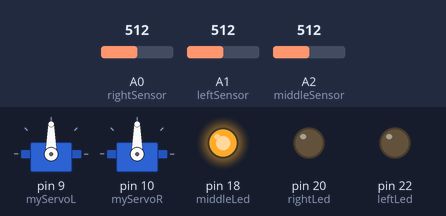
A sketch run on a simulated Arduino Mega 2560, built with avr-gcc and run on an emulated ATmega2560. Parts: 2 × servo, output pins drawn as LEDs (lit = HIGH). Inputs (shaded band) come from the test bench; at power-on: A2 (middleSensor) = 512, A0 (rightSensor) = 512, A1 (leftSensor) = 512. Random numbers use the default seed unless the sketch sets one.

Above: at 1.8 s.
1.9 s: A2 (middleSensor) set to 602
3.4 s: A2 (middleSensor) set to 630
At 3.8 s:
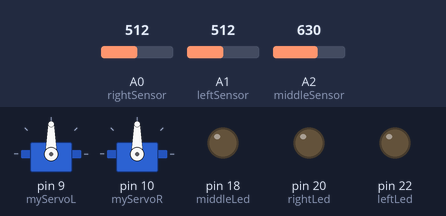
6.4 s: A2 (middleSensor) set to 937
7.9 s: A2 (middleSensor) set to 961
At 8.4 s:
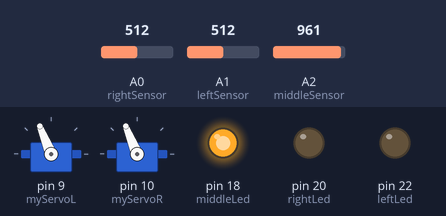
10.9 s: A2 (middleSensor) set to 900
At 12.7 s:
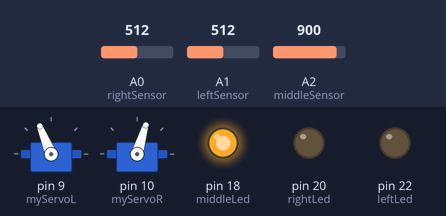
13.2 s: A2 (middleSensor) set to 1023
At 15.1 s:
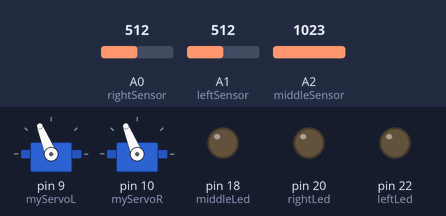
Timing chart, 0 to 17.2 s (numbered marks = the images above; inputs shaded):
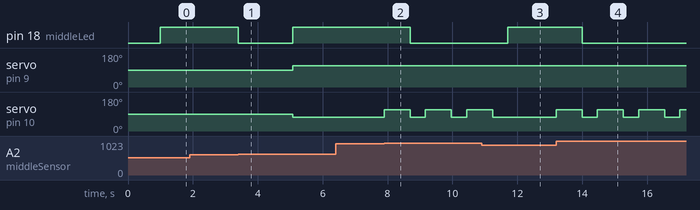

The sketch:

NanoByte.ino
```cpp
#include <Servo.h>

#define bool unsigned char
#define VELOCITY .01755  //.0169
#define TRAVELING_CONSTANT .015
#define WALL_APPROACHING 78
#define LEFTWALLMISSING 215 //170
#define LEFTWALLRETURNS 295

#define RIGHTWALLMISSING 185 //150
#define TURN_DELAY 416
#define LEFT_TIMER 850
#define LEFT_TIMER_WITHOUT_WALL 680
#define RIGHT_TIMER 850
#define RIGHT_TIMER_WITHOUT_WALL 691
#define IN_FRONT_OF_WALL 950

int defaultErrorM = 0;

int currentMillis = 0;

int randNumber = 0;

int voidThisTravel = 0;
int voidTime = 0;

int turnsInOneSecond = 0;
int leftTurnClock = 0;

int leftLed = 22;
int middleLed = 18;
int rightLed = 20;

bool disabled = 0;
int disabledTimer = 0;

const int middleSensor = A2;
const int leftSensor = A1;
const int rightSensor = A0;

int incoming = 0;

int function = 0;
double totalError = 0;

double errorL = 0;
double prevErrorL = 0;
int noLeftWallApproaching = 0;
int preparingToTurnLeft = 0;
int leftWallApproaching = 0;
int leftClock = 0;

double errorR = 0;
double prevErrorR = 0;
int noRightWallApproaching = 0;
int preparingToTurnRight = 0;
int rightTimer = 0;
int rightWallApproaching = 0;
int rightClock = 0;

long int errorM = 0;
long int prevErrorM = 0;
int frontWallApproaching = 0;
int waitingForStop = 0;
int waitForStop = 0;

const double Kp = .45;
unsigned int counter = 0;

double skewL = 0;
double skewR = 0;
double skewM = 0;
const int maxSpeedL = 1700;
const int maxSpeedR = 1300;
unsigned char debugMode = 0;

Servo myServoL;
Servo myServoR;

int time = 0;
bool isTraveling = 1;
int timeToTravel = 0;

/* setup: Assign peripherals, calibrate, and move forward */
void setup(void)
{

  delay(1000);                                                                          //short delay from boot
  pinMode(leftLed, OUTPUT); pinMode(middleLed, OUTPUT); pinMode(rightLed, OUTPUT);      //Initializing LEDS Outputs

  //Serial1.begin(9600);

  myServoL.attach(9); myServoR.attach(10);//stopServo();          //Initialize//  CHECK IF THIS WORKS

  standBy();                                                      //Halt, Ready for calibration upon grant from owner
  calibrate();
  forward();                                                      //Initiate motor rotation
}

/* fingerWave: Returns True if detected finger wave */
int fingerWave()
{
  if(readErrorM() > defaultErrorM + 100)
   return 1;
  else
    return 0;
}

/* standBy: Holds READY LED and waits for user */
void standBy()
{
  digitalWrite(middleLed, HIGH);
  defaultErrorM = readErrorM();
  while(!fingerWave()) {}
  digitalWrite(middleLed, LOW);
  delay(500);
}

/* lightShow: Controls debbugging lights */
void lightShow() {

  // waitforStop, prepringToTurnLeft, preparingToTurnRight are all booleans that get switched on once
  // the appropriate signal is appoved.
  // The signals preparingToTurnLeft and preparingToTurn on hold true if there are no walls in their
  // appropriate direction
  // waitForStop, holds true once a wall confirmed is ahead

  digitalWrite(middleLed, (waitForStop) ? (HIGH) : (LOW));
  digitalWrite(leftLed, (preparingToTurnLeft) ? (HIGH) : (LOW));
  digitalWrite(rightLed, (preparingToTurnRight) ? (HIGH) : (LOW));
}

/* sets boolean waitForStop to true if it confirms there is a wall approaching
The wall approaching is manially set to a distance about 8.5/10 of a cell from the wall.
Confirmation is reached once the value is below the calibration setting a number of
n times */
void readFrontSensorForWall(int n){
  errorM = readErrorM();
  if(!waitForStop  && !disabled){                    // if its not already going to continue straight AND its NOT disabled. (meaning disabled = 0)
    if(errorM >= WALL_APPROACHING)
      ++frontWallApproaching;
    else
      frontWallApproaching = 0;
    if(frontWallApproaching >= n) {
      waitForStop = 1;
      frontWallApproaching = 0;
    }
  }
  else if(waitForStop && errorM <= WALL_APPROACHING)
    waitForStop = 0;
}

/* sets boolean readLeftSensorForWall to true if it confirms there is no wall on the left side
The wall approaching value is set manually with careful debugging.
Confirmation is reached once the value is below the calibration setting a number of
n times */
void readLeftSensorForWall(int n){                  // Overall, Checks if Left sensor detects a wall or not and raises or drops flag
  errorL = readErrorL();
  if(!preparingToTurnLeft && !disabled){            // if its not already going to turn left AND its NOT disabled. (meaning disabled = 0)
    if(errorL <= LEFTWALLMISSING) {                 // There was a sudden Drop. Increment counter for Left Flag
      ++noLeftWallApproaching;
    }
    else {
      noLeftWallApproaching = 0;                    // Reset Counter
    }
   if(noLeftWallApproaching >= n) {                // Confirmed there is a Missing Left Wall Approaching
     preparingToTurnLeft = 1;                       // Raise Left Flag
     leftClock = millis();
     noLeftWallApproaching = 0;                     // Reset Counter
    }
  }
  else{                                             // It is Preparing to turn Left, So we will check it has passed the wall to end it
    if(!waitForStop && errorL > LEFTWALLMISSING + 100)    // theres no wall in front and there is a wall on the left
      ++leftWallApproaching;
    else
        leftWallApproaching = 0;
    if(leftWallApproaching >= 5)                    // confirmation step - confirming there is a wall on the left side
    {
      preparingToTurnLeft = 0;                      // turn flag off
      leftWallApproaching = 0;                      // reseting the counter
    }
  }
}

/* sets boolean readRightSensorForWall to true if it confirms there is no wall on the right side
The wall approaching value is set manually with careful debugging.
Confirmation is reached once the value is below the calibration setting a number of
n times */
void readRightSensorForWall(int n){                  // Overall, Checks if Right sensor detects a wall or not and raises or drops flag
  errorR = readErrorR();
  if(!preparingToTurnRight && !disabled){            // if its not already going to turn right AND its NOT disabled. (meaning disabled = 0)
    if(errorR <= RIGHTWALLMISSING)                   // There was a sudden Drop. Increment counter for Left Flag
      ++noRightWallApproaching;
    else
      noRightWallApproaching = 0;                    // Reset Counter

    if(noRightWallApproaching >= n){                 // Confirmed there is a Missing Right Wall Approaching
      preparingToTurnRight = 1;                      // Raise Left Flag
      rightClock = millis();
      noRightWallApproaching = 0;                    // Reset Counter
    }

  }
  else{                                              // It is Preparing to turn Right, So we will check it has passed the wall to end it
    if(!waitForStop && errorR > RIGHTWALLMISSING)    // theres no wall in front and there is a wall on the right
      ++rightWallApproaching;
    else
        rightWallApproaching = 0;
    if(rightWallApproaching >= 5)                    // confirmation step - confirming there is a wall on the right side
    {
      preparingToTurnRight = 0;                      // turn flag off
      rightWallApproaching = 0;                      // reseting the counter
    }
  }
}

/* At judgment of a wall with a left and right opening, choose randoly which path to take. */
void randomTurn(){
  randNumber = random(2);
  if(randNumber == 0)
    advanceLeftWithWall();
  else
    advanceRightWithWall();
}

/* Given the boolean left right and middle flags, We will choose whether to turn Left or Right*/
void logic(){
  if(waitForStop){
    if(errorM >= IN_FRONT_OF_WALL) {                        // We are dead in front of a wall
      if(preparingToTurnLeft && preparingToTurnRight)       // Both options are available, choose a random one.
        randomTurn();
      else if(preparingToTurnLeft)                          // Only left is available. Turn immediately
        advanceLeftWithWall();
      else if(preparingToTurnRight)                         // Only right is available. Turn immediately
        advanceRightWithWall();
      else
        advance180Deg();                                    // None are avaiable so turn around

      // Turn off all Flags
      waitForStop = 0;
      preparingToTurnLeft = 0;
      preparingToTurnRight = 0;

      // Disable the left and right sensors for a given time
      disableLeftRight();
    }
  }
  else{                                                       // There is no wall in front but there might be an opening on the left or right side
    if(preparingToTurnLeft && preparingToTurnRight)           // Both are open, forget it lets go straight
    {}
    else if(preparingToTurnLeft)
      prepareForLeftTurnWithoutWall();                        // Left side is open, take it.
//    else if(preparingToTurnRight)                           /// FIXME: Right side not ready yet.
//      prepareForRightTurnWithoutWall();
  }
  enableLeftRight();                                          // After a given time, enable the left and right sensors again
}

/* Disables the left and right sensors */
void disableLeftRight(){
  disabled = 1;
  disabledTimer = millis();
}

/* Enables the left and right sensors */
void enableLeftRight(){
  if(millis() >= disabledTimer + 460)                          //After 460 from when it was disabled, enable it
    disabled = 0;
}

/* Prints Serial information */
void debugging(){
  if(preparingToTurnLeft){
    Serial1.println("L       R       M");
    Serial1.print(errorL);
    Serial1.print("    ");
    Serial1.print(errorR);
    Serial1.print("    ");
    Serial1.println(errorM);
  }
  else{
    counter = (counter + 1) % 1000; //Timer

    if(counter == 0){
      Serial1.println("");
    }
  }
}

void loop()
{
  collectData();                    // PID for center control
  readFrontSensorForWall(6);        // Searching for Wall Approaching
  readLeftSensorForWall(50);        // Searching for blank left Wall, will flag If True //20
  readRightSensorForWall(50);       // Searching for blank right wall, will flag If True //15

  logic();                          // Choose whether to turn left, right, or none
  lightShow();                      // Control Debuggging lights
  debugging();                      // Print Serial Debugging information
}
```

auxillary.ino
```cpp
void stopServo()
{
    myServoL.writeMicroseconds(1500);  // Stopped
    myServoR.writeMicroseconds(1500);  // Stopped
}

void forward(){
    myServoR.writeMicroseconds(maxSpeedR);
    myServoL.writeMicroseconds(maxSpeedL);
}

void reverse(){
    myServoR.writeMicroseconds(maxSpeedL - 100);
    myServoL.writeMicroseconds(maxSpeedR + 100);
}

void accelerate(int delayTime){
    for(int i = 0; i < 200; ++i)
    {
        myServoR.writeMicroseconds(1500 - i);
        myServoL.writeMicroseconds(1500 + i);
        delay(delayTime);
    }
}

void decelerate(int delayTime){
  for(int i = 0; i < 200; ++i)
  {
      myServoR.writeMicroseconds(maxSpeedR + i);
      myServoL.writeMicroseconds(maxSpeedL - i);
      delay(delayTime);
  }
}


void advance180Deg(){
  myServoR.writeMicroseconds(maxSpeedL);
  myServoL.writeMicroseconds(maxSpeedL);
  delay(TURN_DELAY * 2 - 30);
  stopServo();
}

void bumpIt(){
  reverse();
  delay(300);
  stopServo();
  //callCellTimer();
}

void advanceLeft()
{
  stopServo();
  delay(100);
  myServoR.writeMicroseconds(maxSpeedR);
  myServoL.writeMicroseconds(maxSpeedR);
  delay(TURN_DELAY);
  stopServo();
  delay(100);
}


void advanceRight()
{
  stopServo();
  delay(100);
  myServoR.writeMicroseconds(maxSpeedL); ///NEED TO WORK ON THIS
  myServoL.writeMicroseconds(maxSpeedL);
  delay(TURN_DELAY);
  stopServo();
  delay(100);
}

void advanceRightWithWall(){
  advanceRight();
}

void advanceLeftWithWall(){
  advanceLeft();
}

void prepareForLeftTurnWithoutWall(){
  //if(millis() > leftClock + LEFT_TIMER_WITHOUT_WALL){
    if(readErrorL() > LEFTWALLRETURNS){
      delay(100);
      advanceLeft();
      preparingToTurnLeft = 0;
      preparingToTurnRight = 0;
      disableLeftRight();
      forward();
   }
}

void prepareForRightTurnWithoutWall(){
  if(millis() > rightClock + RIGHT_TIMER_WITHOUT_WALL){
      advanceRight();
      preparingToTurnLeft = 0;
      preparingToTurnRight = 0;
      disableLeftRight();
   }
}

void collectData(){
  errorL = readErrorL();
  errorR = readErrorR();
  errorM = readErrorM();

//  counter = (counter + 1) % 10000; //Timer
//
//  if(counter == 0)
//  {
//    Serial1.println("L    R    M");
    //Serial1.println(errorL);
//    Serial1.print("    ");
//    Serial1.print(errorR);
//    Serial1.print("    ");
//    Serial1.println(errorM);
  //}
  if(errorL >= 2300){ //Dragging on Left Side
    totalError = 0;
    function = 4;
  }
  else if(errorR >= 1200){ //Dragging on Right Side
    totalError = 0;
    function = 5;
  }

  else if(!disabled){
    if((errorL <= LEFTWALLMISSING || preparingToTurnLeft) && (errorR <= RIGHTWALLMISSING || preparingToTurnRight)) // Missing Both walls!!! >:/
    {
      totalError = 0;
      function = 'F';
    }
    else if(errorL <= LEFTWALLMISSING || preparingToTurnLeft) // Missing Left Wall, PID Concentrates only on Right Error
    {
      totalError = 500 - errorR;
      function = 2;
    }
    else if(errorR <= RIGHTWALLMISSING || preparingToTurnRight) // Missing Right Wall, PID Concentrates only on Left Error
    {
      totalError = 500 - errorL;
      function = 3;
    }
    else if(errorL > errorR && (errorL-errorR > 7))
    {
      totalError = errorL - errorR;
      function = 0; // Left
    }
    else if(errorR > errorL && (errorR-errorL > 7))
    {
      totalError = errorR - errorL;
      function = 1; // Right
    }
    else
    {
      totalError = 0;
      function = 'F';
    }
  }
  else{
    totalError = 0;
    function = 'F';
  }
  pid(totalError, function);
}

void measureOneSecond(){
  forward();
  if(millis() >= time + 1000)
  {
    time = millis() - time;
    stopServo();
    Serial1.println(time);
    while(1) {}
  }
}

double readErrorL(){
  return analogRead(leftSensor) * skewL;
}

double readErrorR(){
  return analogRead(rightSensor) * skewR;
}

double readErrorM(){
  return analogRead(middleSensor);
}
```

calibrate.ino
```cpp
void calibrate(){
  for(int i = 0; i < 100; ++i)
  {
    errorL += analogRead(leftSensor);
    errorR += analogRead(rightSensor);
    errorM += analogRead(middleSensor);
    Serial1.print(errorL);
    Serial1.print("    ");
    Serial1.print(errorR);
    Serial1.print("    ");
    Serial1.println(errorM);
  }

  errorL /= 100;
  errorR /= 100;
  errorM /= 100;
  Serial1.println("Error: ");
  Serial1.print(errorL);
  Serial1.print("    ");
  Serial1.print(errorR);
  Serial1.print("    ");
  Serial1.println(errorM);

  skewL = 500 / errorL;
  skewR = 500 / errorR;
  skewM = 500 / errorM;

  Serial1.println("Skew: ");
  Serial1.print(skewL);
  Serial1.print("    ");
  Serial1.print(skewR);
  Serial1.print("    ");
  Serial1.println(skewM);

  Serial1.println("Final: ");
  Serial1.print(errorL * skewL);
  Serial1.print("    ");
  Serial1.print(errorR * skewR);
  Serial1.print("    ");
  Serial1.println(errorM * skewM);

  Serial1.println("Calibrating Complete");

  errorL = errorR = errorM = 0;
  delay(1000);
}

void calibrateTurns(){
  advanceLeft();
  stopServo();
  delay(1000);
  advanceLeft();
  stopServo();
  delay(1000);
  advanceLeft();
  stopServo();
  delay(1000);
  advanceLeft();
  stopServo();
  delay(1000);

  while(1) {}
}

void calibrate180Turns(){
  forward();
  delay(1000);
  advanceLeft();
  forward();
  delay(1000);
  advanceLeft();
  forward();
  delay(1000);
  advanceLeft();
  forward();
  delay(1000);
  advanceLeft();
}
```

grid.ino
```cpp
int mainGrid [16][16];
int posY = 15;
int posX = 0;
int facing = 0;
int firstTimeIn = 0;

void gridInit(){
  for(int i = 0; i < 16; ++i)
    for(int j = 0; j < 16; ++j)
      mainGrid[i][j] = '0';

  mainGrid[15][0] = '1'; //Initial Position
  //--posY;
}

void printGrid(){
  for(int i = 0; i < 16; ++i){
    for(int j = 0; j < 16; ++j){
      Serial1.print(mainGrid[i][j] - '0');
      Serial1.print(" ");
    }
    Serial1.println("");
  }
  Serial1.println("");
}

void stopAtCell(int posY, int posX){
  if(mainGrid[posY][posX] == '1'){//  || gridCount >= 12){
    stopServo();
    printGrid();
    while(1) {}
  }
}

void markCell(){
  if(facing == 0 && posY > 0) //Going North
    --posY;
  else if(facing == 1 && posY < 15)//Going South
    ++posY;
  else if(facing == 2 && posX < 15)//Going East
    ++posX;
  else if(facing == 3 && posX > 0)//Going West
    --posX;
  mainGrid[posY][posX] = '1';
}

void travelDistance(unsigned char centimeters){
  if(isTraveling){
    if(millis() >= time + timeToTravel)
    {
      isTraveling = 0;
      stopServo();
      while(1) {}
    }
  }
  else{
    time = millis();
    timeToTravel = centimeters/VELOCITY;
    isTraveling = 1;
  }
}

//void manualCell(){
//  markCell();
//  digitalWrite(cellLED, HIGH);
//  speakerTimer = millis();
//  isTraveling = 0;
//}

void callCellTimer(){
  time = millis();
}

//void traveledOneCell(int square){
//  if(isTraveling && !voidThisTravel){
//    if(VELOCITY * (millis() - time) >= square - TRAVELING_CONSTANT){
//      markCell();
//      //printGrid();
//      digitalWrite(cellLED, HIGH);
//      speakerTimer = millis();
//      isTraveling = 0;
//    }
//  }
//  if(!isTraveling){
//    time = millis();
//    isTraveling = 1;
//  }
//
//}

void changeDirectionLeft(){
  if(facing == 0){
    westDirection();
  }
  else if(facing == 3){
    southDirection();
  }
  else if(facing == 2){
    northDirection();
  }
  else if(facing == 1){
    eastDirection();
  }
}

void changeDirectionRight(){
  if(facing == 0){
    eastDirection();
  }
  else if(facing == 3){
    northDirection();
  }
  else if(facing == 2){
    southDirection();
  }
  else if(facing == 1){
    westDirection();
  }
}

void eastDirection(){
  facing = 2;
}

void westDirection(){
  facing = 3;
}

void northDirection(){
  facing = 0;
}

void southDirection(){
  facing = 1;
}

void voidTravel(){
  voidThisTravel = 1;
  voidTime = millis();
}
```

Source omitted: pid.ino (2408 bytes)

Measured:
- the behaviour switches between 612 and 613 on A2 (middleSensor) (found by bisection; images 0 and 1)
- the behaviour switches between 949 and 950 on A2 (middleSensor) (found by bisection; images 1 and 2)
- after the input at 1.9 s, every drawn part: stays the same
- after the input at 3.4 s, pin 18 (middleLed): HIGH → LOW at once, → HIGH 1.7 s later; servo on pin 9 (myServoL): 90° → 112° after 1.7 s; servo on pin 10 (myServoR): 90° → 73° after 1.7 s
- after the input at 6.4 s, every drawn part: stays the same
- after the input at 7.9 s, pin 18 (middleLed): HIGH → LOW after 0.80 s; servo on pin 10 (myServoR): alternates 112° for 0.80 s and 73° for 0.47 s, starting at once
- after the input at 10.9 s, pin 18 (middleLed): LOW → HIGH after 0.81 s
- after the input at 13.2 s, pin 18 (middleLed): HIGH → LOW after 0.80 s; servo on pin 10 (myServoR): alternates 112° for 0.80 s and 73° for 0.47 s, starting at once
